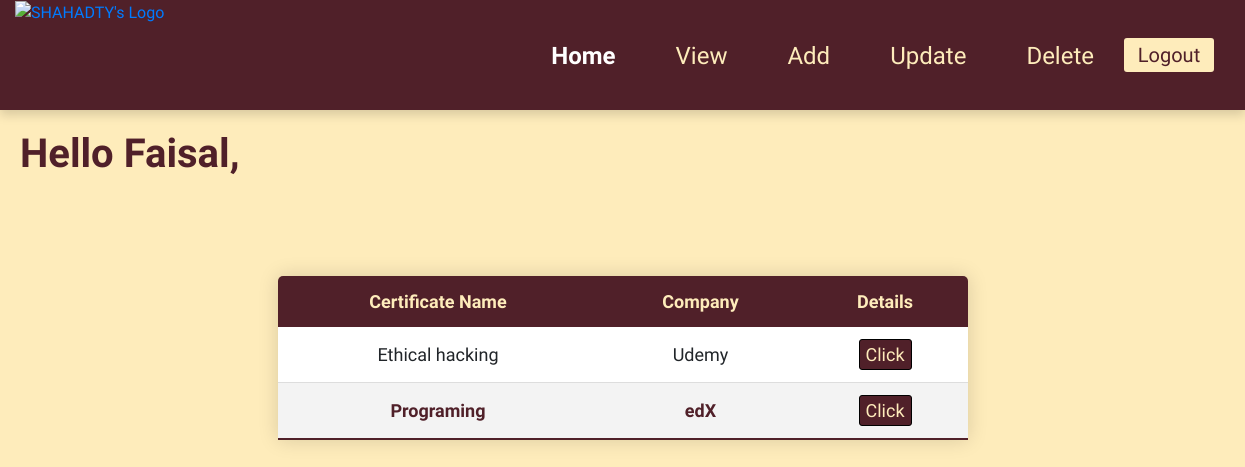
/certificates/ (signed in), run on the app's committed database.
### Certificates/models.py (models this page shows, shortened)
class certificate(models.Model):
    courseid = models.AutoField(primary_key=True) # New Added
    cname = models.CharField(max_length=64)
    ccompany = models.CharField(max_length=64)
    chours = models.FloatField()
    cfield = models.CharField(max_length=64)
    accredited = models.CharField(max_length=64)
    users = models.ManyToManyField(User,blank=True,through="granted") # New Added , through means the new table in many-to-many relation

### Certificates/views.py (the view)
# urls.py: path('',views.menu,name='menu'),
def menu(request):
    if not request.user.is_authenticated:
        return HttpResponseRedirect(reverse("Certificates:login"))
    user = request.user
    cert = certificate.objects.exclude(users = user) # New Added
    if len(cert) != 0:
        return render(request,'Certificates/Menu.html' , {"certi":cert , "name":request.user.first_name.capitalize()})
    else:
        return render(request,'Certificates/Menu.html' , {"noCertificates":len(cert) == 0 , "name":request.user.first_name.capitalize()})

### Certificates/templates/Certificates/Menu.html (shortened to what this page needs)
{% extends 'Certificates/Layout.html' %}
{% block body %}
<div class = "col-12 Menu_Header">
      <h1>Hello {{name}},</h1>
</div>
<div class = "col-12">
      {% if noCertificates %}
      <div class = "col-12 No_Certificates_Header">
            <h1> There are no Certificates at this time :)</h1>
      </div>
            {% else %}
            <table class = "Certificate_Table">
                  <thead>
                        <th>Certificate Name</th>
                        <th>Company</th>
                        <th>Details</th>
                  </thead>
                  <tbody>
                  {% for cert in certi %}
                        <tr>
                              <td>{{ cert.cname }}</td>
                              <td>{{ cert.ccompany }}</td>
                              <td><a href = "{% url 'Certificates:details' cert.courseid %}"><button class = "Table_Button">Click</button></a></td>
                        </tr>
                  {% endfor %}
                  </tbody>
            </table>
      {% endif %}
</div>
{% endblock %}

### Certificates/static/Certificates/mainStyleChanged.css (style rules this page uses)
body { background-color: #FEECBB; font-family: 'Pangolin'; }
.Certificate_Table { margin-left: auto; margin-right: auto; min-width:690px; margin-top:70px; border-radius: 5px 5px 0 0; overflow:hidden; box-shadow: 0 0 20px rgba(0,0,0,0.15); }
.Certificate_Table thead th { background-color:#502029; color:#FEECBB; text-align:center; }
.Certificate_Table td , .Certificate_Table th { padding:12px 15px; font-size:18px; text-align:center; }
.Table_Button { background-color:#502029; color:#FEECBB; border: 1px solid black; border-radius: 3px; }
.Menu_Header { margin: 20px; color:#502029; }
.Menu_Header h1 { font-weight:bold; }
.Certificate_Table tbody tr { border-bottom: 1px solid #dddddd; background-color: white; }
.Certificate_Table tbody tr:nth-of-type(even) { background-color:#f3f3f3; font-weight:bold; color:#502029; }
.Certificate_Table tbody tr:last-of-type { border-bottom: 2px solid #502029; }

### data on the page
certificate: cname "Ethical hacking", ccompany "Udemy"
certificate: cname "Programing", ccompany "edX"

### other printed values
{{ name }} "Faisal"
